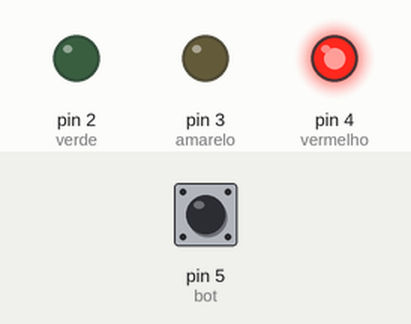
Recording of a program running on a simulated Arduino Uno, built with avr-gcc and run on an emulated ATmega328P. On the bench: output pins drawn as LEDs (lit = HIGH). Inputs (shaded band) come from the test bench; at power-on: pin 5 (bot) HIGH. What the program prints to the serial monitor is not drawn.

Above: at 1.2 s.
1.3 s: pin 5 (bot) pulled LOW for 3.2 s
At 5.3 s:
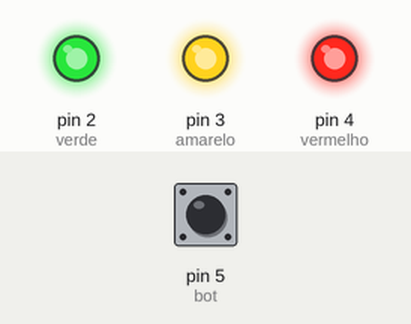
6.0 s: pin 5 (bot) pulled LOW for 0.15 s
At 6.6 s:
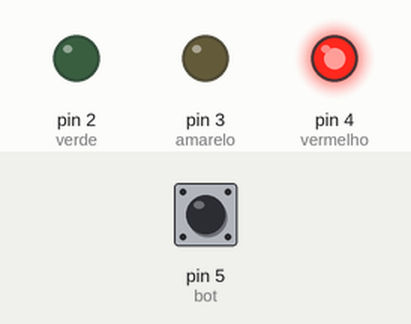
7.6 s: pin 5 (bot) pulled LOW for 1 s
At 12.5 s:
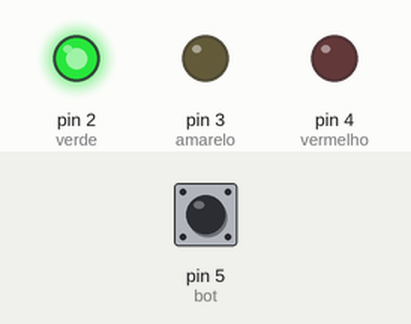
Timing chart, 0 to 23.1 s (numbered marks = the images above; inputs shaded):
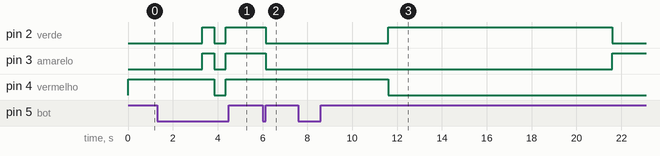

Measured:
- after the input at 1.3 s, pin 2 (verde), pin 3 (amarelo): LOW → HIGH after 2.0 s, → LOW 0.55 s later, → HIGH 0.50 s later; pin 4 (vermelho): HIGH → LOW after 2.6 s, → HIGH 0.50 s later
- after the input at 6.0 s, pin 2 (verde), pin 3 (amarelo): HIGH → LOW after 0.15 s
- after the input at 7.6 s, pin 2 (verde): LOW → HIGH after 4.0 s, → LOW 10.0 s later; pin 3 (amarelo): LOW → HIGH after 14.0 s; pin 4 (vermelho): HIGH → LOW after 4.0 s

The program:

main.cpp
```cpp
#include <Arduino.h>
#include <Adafruit_VL53L0X.h>

#define verde 2
#define amarelo 3
#define vermelho 4
#define bot 5
#define flag_dist 0

uint8_t flags = 0;

Adafruit_VL53L0X lox = Adafruit_VL53L0X();

void dist();

void setup() {
  // put your setup code here, to run once:
  Serial.begin(9600);

  for(int i=2; i<5; i++){
      pinMode(i, OUTPUT);
  };

  if(!lox.begin()){
    Serial.print("Falha ao tentar inicializar o sensor de distância");
  }else{
    Serial.print("Ok");
  }

  pinMode (bot, INPUT_PULLUP);

  digitalWrite(vermelho, HIGH);
  digitalWrite(amarelo, LOW);
  digitalWrite(verde, LOW);

}

void loop() {
  // put your main code here, to run repeatedly:
  uint32_t tempo = millis();
  if(~flags & (1 << flag_dist)){
    if(!digitalRead(bot)){
      delay(50);
      while(digitalRead(bot) == 0){
        if(millis() - tempo >= 2000){
          digitalWrite(vermelho, HIGH);
          digitalWrite(amarelo, HIGH);
          digitalWrite(verde, HIGH);
          flags |= (1 << flag_dist);
          delay(50);
          while(!digitalRead(bot)){
            delay(500);
            digitalWrite(vermelho, LOW);
            digitalWrite(amarelo, LOW);
            digitalWrite(verde, LOW);
            delay(500);
            digitalWrite(vermelho, HIGH);
            digitalWrite(amarelo, HIGH);
            digitalWrite(verde, HIGH);
            delay(500);
          }
          return;
        }
      };
        delay(3000);
        digitalWrite(vermelho, LOW);
        digitalWrite(amarelo, LOW);
        digitalWrite(verde, HIGH);
        delay(10000);
        digitalWrite(vermelho, LOW);
        digitalWrite(amarelo, HIGH);
        digitalWrite(verde, LOW);
        delay(2000);
        digitalWrite(vermelho, HIGH);
        digitalWrite(amarelo, LOW);
        digitalWrite(verde, LOW);
      }
      delay(10);
    }else{
      if(!digitalRead(bot)){
        delay(50);
        while(!digitalRead(bot));
        flags &= ~(1 << flag_dist);
        digitalWrite(vermelho, HIGH);
        digitalWrite(amarelo, LOW);
        digitalWrite(verde, LOW);
        delay(50);
        return;
      }
      dist();
      delay(100);
    }
}

void dist(){
  if(!lox.isRangeComplete()){
    float dist = lox.readRange();
    Serial.println(dist);
    if(dist > 180){
      digitalWrite(vermelho, LOW);
      digitalWrite(amarelo, LOW);
      digitalWrite(verde, LOW);
    }else if(dist < 180 &&  dist >= 120){
      digitalWrite(vermelho, LOW);
      digitalWrite(amarelo, LOW);
      digitalWrite(verde, HIGH);
    }else if(dist < 120 &&  dist >= 80){
      digitalWrite(vermelho, LOW);
      digitalWrite(amarelo, HIGH);
      digitalWrite(verde, HIGH);
    }else if(dist < 80){
      digitalWrite(vermelho, HIGH);
      digitalWrite(amarelo, HIGH);
      digitalWrite(verde, HIGH);
    }
  }
}
```
